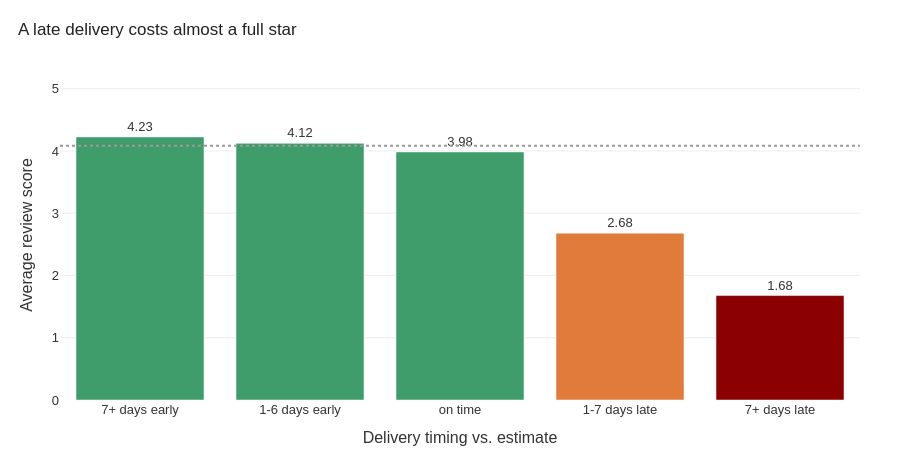

Source (notebook cell):
### Markdown cell above
### Q4 — Do orders that arrive later than the estimated delivery date get lower review scores?

### Code cell
d = delivered.dropna(subset=['delivery_delay_days','review_score']).copy()
d['delay_bucket'] = pd.cut(d['delivery_delay_days'],
                            bins=[-100,-7,-1,0,7,100],
                            labels=['7+ days early','1-6 days early','on time','1-7 days late','7+ days late'])
bucket_rev = d.groupby('delay_bucket', observed=True)['review_score'].mean().reset_index()

colors = [GREEN, GREEN, GREEN, ORANGE, DARKRED]
fig = px.bar(bucket_rev, x='delay_bucket', y='review_score',
             labels={'delay_bucket': 'Delivery timing vs. estimate', 'review_score': 'Average review score'})
fig.update_traces(marker_color=colors[:len(bucket_rev)],
                   text=bucket_rev['review_score'].round(2), textposition='outside')
fig.add_hline(y=d['review_score'].mean(), line_dash='dot', line_color='#999')
fig = style(fig, 'A late delivery costs almost a full star', height=460)
fig.update_yaxes(range=[0, 5.3])
fig.show()

### Figure 1 — Plotly figure (JSON) as saved in the notebook; plotly's stock layout.template omitted (floating-point values rounded to 4 significant figures)
{"data": [{"hovertemplate": "Delivery timing vs. estimate=%{x}<br>Average review score=%{y}<extra></extra>", "legendgroup": "", "marker": {"color": ["#3F9C6B", "#3F9C6B", "#3F9C6B", "#E07B39", "#8B0000"], "pattern": {"shape": ""}}, "name": "", "orientation": "v", "showlegend": false, "text": [4.23, 4.12, 3.98, 2.68, 1.68], "textposition": "outside", "type": "bar", "x": ["7+ days early", "1-6 days early", "on time", "1-7 days late", "7+ days late"], "xaxis": "x", "y": [4.226, 4.122, 3.984, 2.68, 1.678], "yaxis": "y"}], "layout": {"barmode": "relative", "font": {"color": "#333", "family": "Arial", "size": 13}, "height": 460, "legend": {"bgcolor": "rgba(0,0,0,0)", "tracegroupgap": 0}, "margin": {"b": 60, "l": 60, "r": 40, "t": 70}, "paper_bgcolor": "white", "plot_bgcolor": "white", "shapes": [{"line": {"color": "#999", "dash": "dot"}, "type": "line", "x0": 0, "x1": 1, "xref": "x domain", "y0": 4.082, "y1": 4.082, "yref": "y"}], "title": {"font": {"color": "#222", "family": "Arial", "size": 17}, "text": "A late delivery costs almost a full star", "x": 0.02, "xanchor": "left"}, "width": 900, "xaxis": {"anchor": "y", "domain": [0, 1], "showgrid": false, "title": {"text": "Delivery timing vs. estimate"}, "zeroline": false}, "yaxis": {"anchor": "x", "domain": [0, 1], "gridcolor": "#EDEDED", "range": [0, 5.3], "showgrid": true, "title": {"text": "Average review score"}, "zeroline": false}}}
